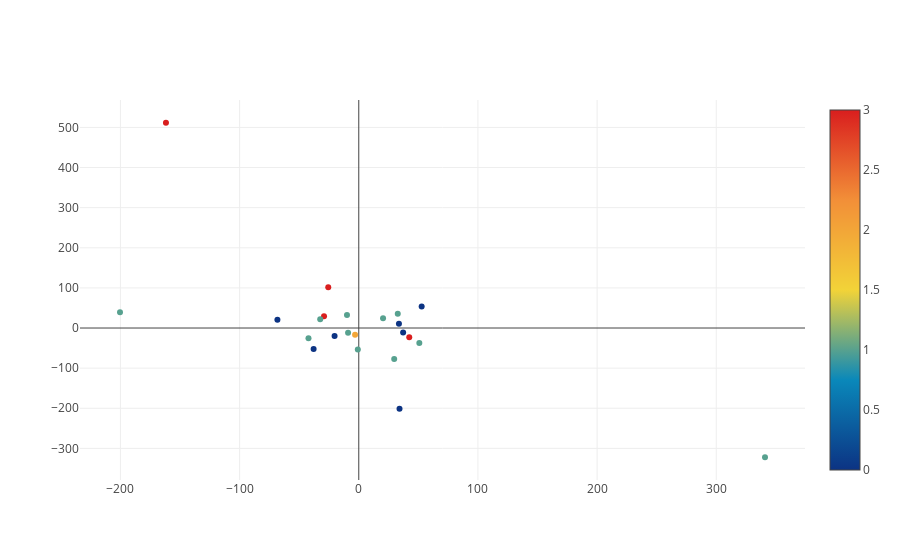
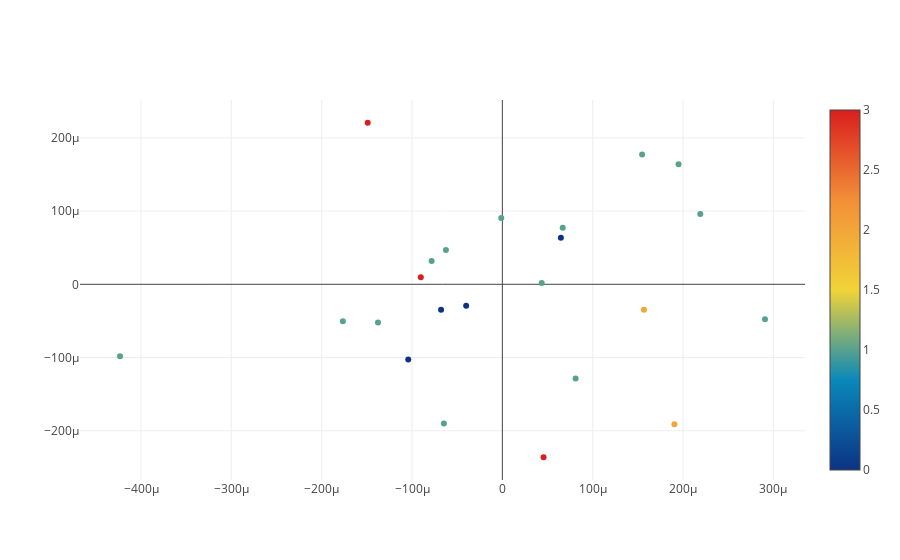

Write notebook code for charts like these, in order.
### Code cell
trace = go.Scatter(x=genres_2d[:,0],
                  y=genres_2d[:,1],
                  mode='markers',
                   name='Text',
                  text=titles,
                  marker=dict(color=genre_clustered,
                             colorscale='Portland',
                             showscale=True))
data = [trace]
iplot(data, filename='scatter')

trace = go.Scatter(x=ratings_2d[:,0],
                  y=ratings_2d[:,1],
                  mode='markers',
                  text=titles,
                  marker=dict(color=rating_clustered,
                             colorscale='Portland',
                             showscale=True))
data = [trace]
iplot(data, filename='scatter')

### Figure 1 — Plotly figure (JSON) as saved in the notebook; plotly's stock layout.template omitted (floating-point values rounded to 4 significant figures)
{"data": [{"marker": {"color": [0, 3, 1, 2, 0, 0, 1, 1, 3, 1, 0, 1, 3, 1, 1, 3, 0, 1, 0, 1, 1, 1, 0], "colorscale": "Portland", "showscale": true}, "mode": "markers", "name": "Text", "text": ["mad max: fury road", "fast and furious 7", "fight club", "the dark knight", "vanilla sky", "mortal kombat", "rocky", "pretty woman", "django unchained", "almost famous", "back to the future", "clueless", "the big lebowski", "my big fat greek wedding", "saving private ryan", "kill bill", "guardians of the galaxy", "titanic", "deadpool", "ten things i hate about you", "bridget jones's diary", "twilight", "wonder woman"], "type": "scatter", "x": [-37.91, 42.35, 340.9, -3.099, 37.21, 52.77, -8.985, -9.901, -29.16, -42.2, 34.18, 29.72, -25.62, 50.82, -200.4, -161.8, 33.7, -0.8121, -68.28, 32.71, -32.37, 20.36, -20.3], "y": [-52.49, -22.76, -322.1, -16.99, -11.16, 53.61, -11.48, 32.53, 29.1, -25.32, -201.5, -76.92, 101.8, -37.38, 39.33, 511.6, 10.61, -53.51, 20.9, 35.85, 21.8, 24.5, -19.72]}], "layout": {}}

### Figure 2 — Plotly figure (JSON) as saved in the notebook; plotly's stock layout.template omitted (floating-point values rounded to 4 significant figures)
{"data": [{"marker": {"color": [1, 0, 1, 1, 3, 2, 1, 3, 1, 1, 1, 0, 1, 0, 1, 1, 1, 1, 1, 3, 0, 2, 1], "colorscale": "Portland", "showscale": true}, "mode": "markers", "text": ["mad max: fury road", "fast and furious 7", "fight club", "the dark knight", "vanilla sky", "mortal kombat", "rocky", "pretty woman", "django unchained", "almost famous", "back to the future", "clueless", "the big lebowski", "my big fat greek wedding", "saving private ryan", "kill bill", "guardians of the galaxy", "titanic", "deadpool", "ten things i hate about you", "bridget jones's diary", "twilight", "wonder woman"], "type": "scatter", "x": [-7.829e-05, -6.784e-05, 0.0001547, -1.193e-06, 4.56e-05, 0.0001904, 4.356e-05, -0.0001491, 0.0002191, 0.0001951, 8.111e-05, 6.476e-05, -0.0001766, -4.006e-05, 6.683e-05, -6.243e-05, -0.0004233, -0.0001377, 0.0002908, -9.028e-05, -0.0001042, 0.0001567, -6.471e-05], "y": [3.196e-05, -3.467e-05, 0.0001774, 9.053e-05, -0.0002361, -0.000191, 1.704e-06, 0.0002206, 9.595e-05, 0.0001639, -0.0001286, 6.349e-05, -5.048e-05, -2.93e-05, 7.737e-05, 4.682e-05, -9.818e-05, -5.21e-05, -4.773e-05, 9.513e-06, -0.0001028, -3.458e-05, -0.0001901]}], "layout": {}}
